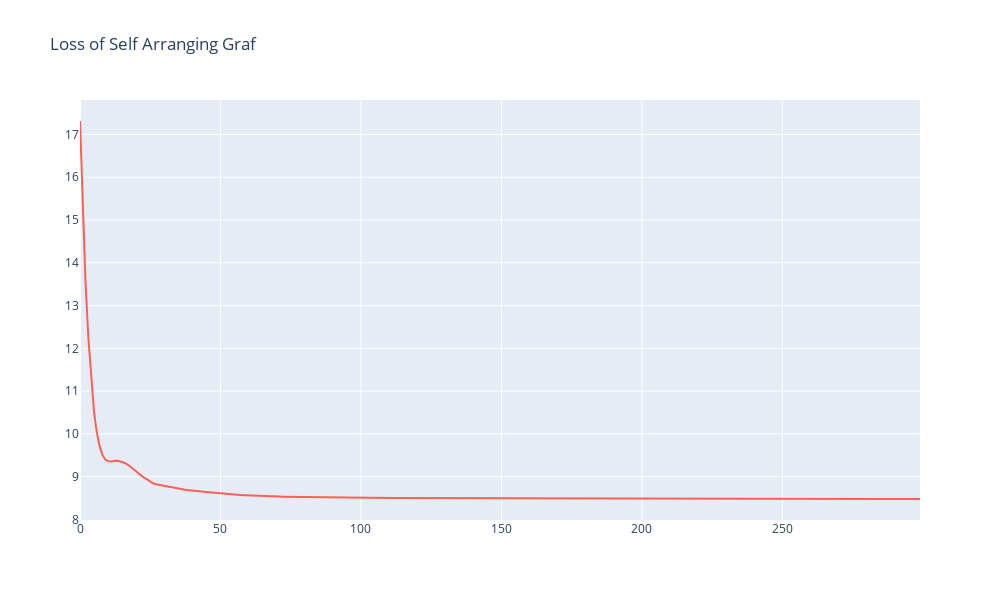

Write notebook code for a chart like this one.
### Code cell
# Look at loss over iterations
utils.plot_loss(stats['loss'])

### Figure 1 — Plotly figure (JSON) as saved in the notebook; plotly's stock layout.template omitted (floating-point values rounded to 4 significant figures; data arrays with more than 128 entries replaced by an {"elided": "..."} marker saying what was removed)
{"data": [{"line": {"color": "#FE5F55", "width": 2}, "mode": "lines", "name": "Loss", "type": "scatter", "x": {"elided": "300 int values"}, "y": {"elided": "300 float values"}}], "layout": {"height": 600, "title": {"text": "Loss of Self Arranging Graf"}, "width": 1000}}
